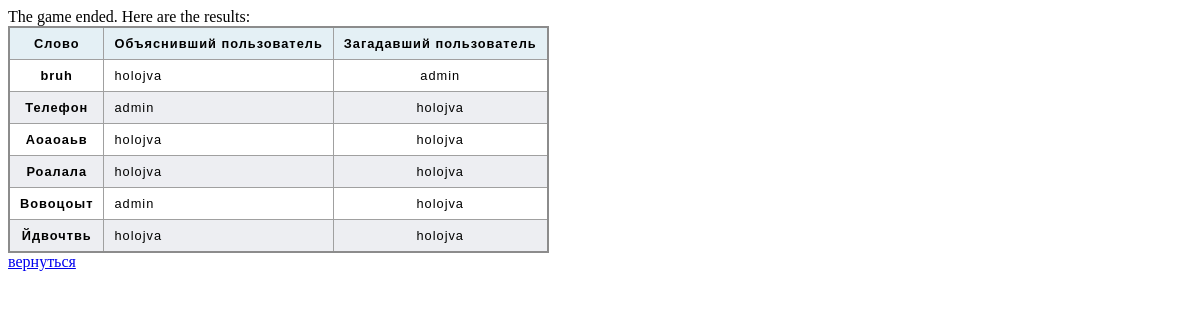
Page /rooms/22/finals/ on the earlier database version.
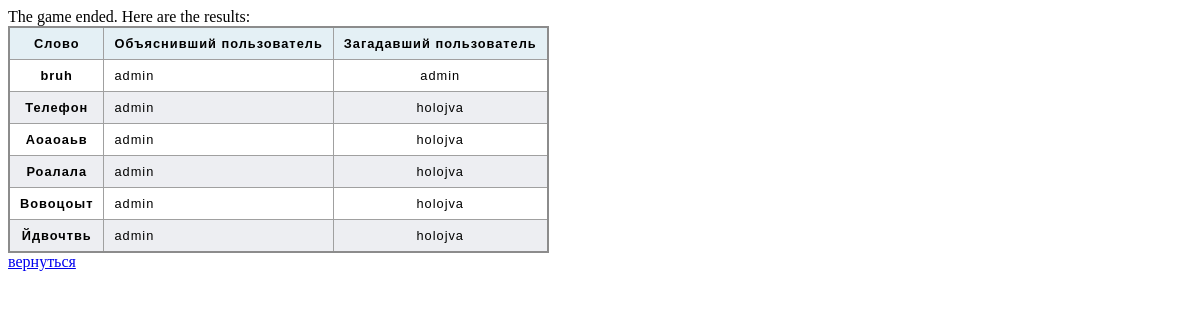
Same page on the later database version.
### maingame/models.py (models this page shows, shortened)
class Words(models.Model) :
    word = models.CharField(max_length=30)
    room = models.ForeignKey(Rooms, on_delete=models.CASCADE)
    guessed_by = models.ForeignKey(User, on_delete=models.CASCADE, null=True)
    created_by = models.ForeignKey(User, on_delete=models.CASCADE, null=True, related_name="created_by")
    used = models.BooleanField(default=False)
    wasted = models.BooleanField(default=False)

### maingame/views.py (the view)
# urls.py: path("rooms/<int:pk>/finals/", finals, name="finals"),
def finals(request, pk) :
    list_of_words = [i for i in Words.objects.filter(room=Rooms.objects.get(id=pk))]
    return render(request, "finals.html", context={"words": list_of_words, "pk":pk})

### maingame/templates/finals.html (shortened to what this page needs)
{% extends "base.html" %}
{% block content %}
The game ended. Here are the results:
{% include "snippets/table_finals.html" with words=words %}
<a href="/rooms/{{pk}}">вернуться</a>
{% endblock %}

### maingame/templates/base.html (shortened to what this page needs)
{% load static %}
<!DOCTYPE html>
<html lang="en">
<head>
    <link rel="stylesheet" href="{% static 'table.css' %}">
</head>
<body>
    {% block content %}
    {% endblock %}
</body>
</html>

### maingame/templates/snippets/table_finals.html
<table>
    <thead>
      <tr>
        <th scope="col">Слово</th>
        <th scope="col">Объяснивший пользователь</th>
        <th scope="col">Загадавший пользователь</th>
      </tr>
    </thead>
    <tbody>
      {% for word in words %}
        <tr>
            <th scope="row">{{word.word}}</th>
            <td>{{word.guessed_by}}</td>
            <td>{{word.created_by}}</td>
        </tr>
        {% endfor %}
    </tbody>
</table>

### static/table.css (style rules this page uses)
table { border-collapse: collapse; border: 2px solid rgb(140 140 140); font-family: sans-serif; font-size: 0.8rem; letter-spacing: 1px; }
thead, tfoot { background-color: rgb(228 240 245); }
th, td { border: 1px solid rgb(160 160 160); padding: 8px 10px; }
td:last-of-type { text-align: center; }
tbody > tr:nth-of-type(even) { background-color: rgb(237 238 242); }

Differences in the rows shown:
changed Words "bruh": guessed_by "holojva" → "admin"
changed Words "Аоаоаьв": guessed_by "holojva" → "admin"
changed Words "Роалала": guessed_by "holojva" → "admin"
changed Words "Йдвочтвь": guessed_by "holojva" → "admin"
